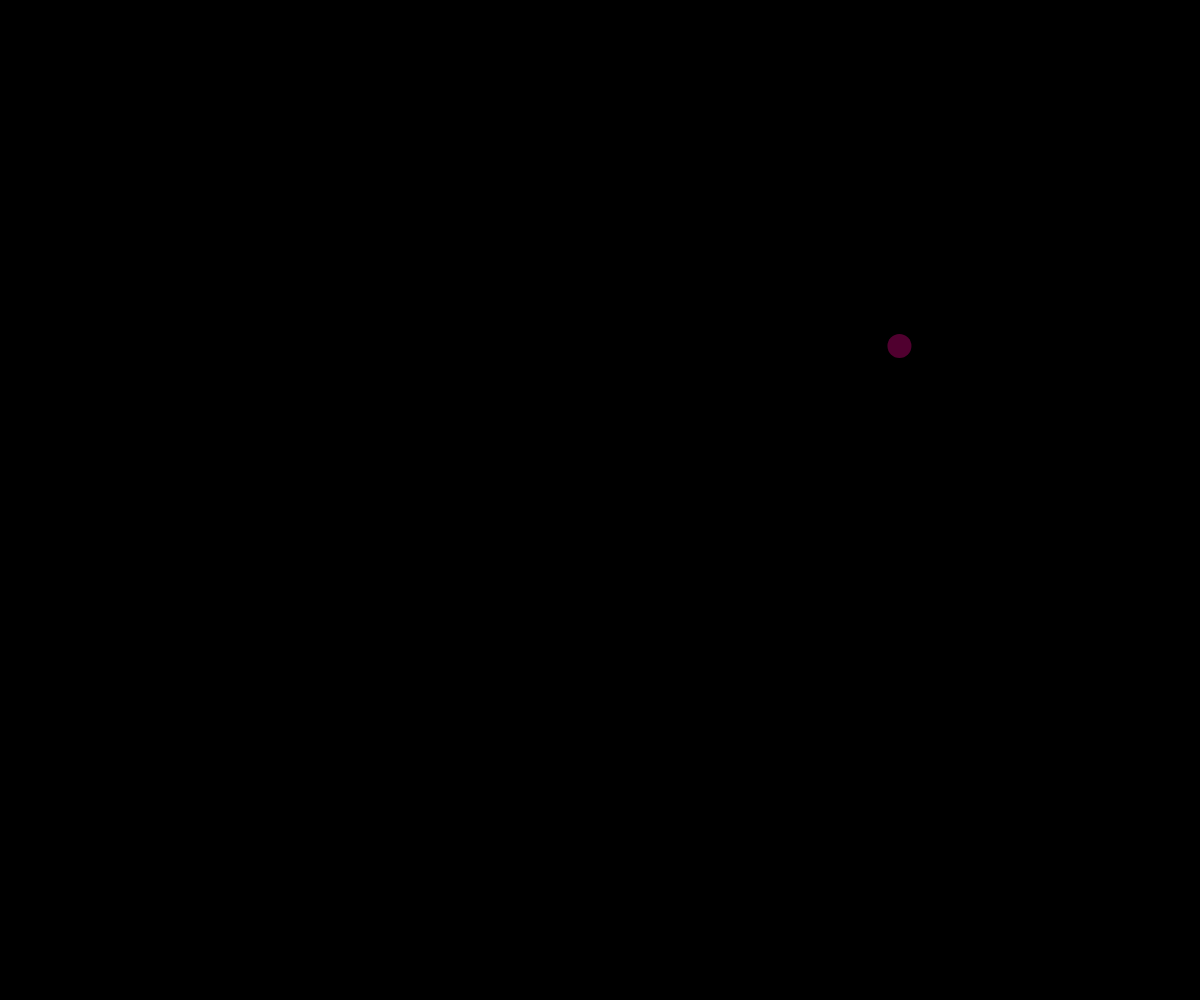
Frame 1 (no input)
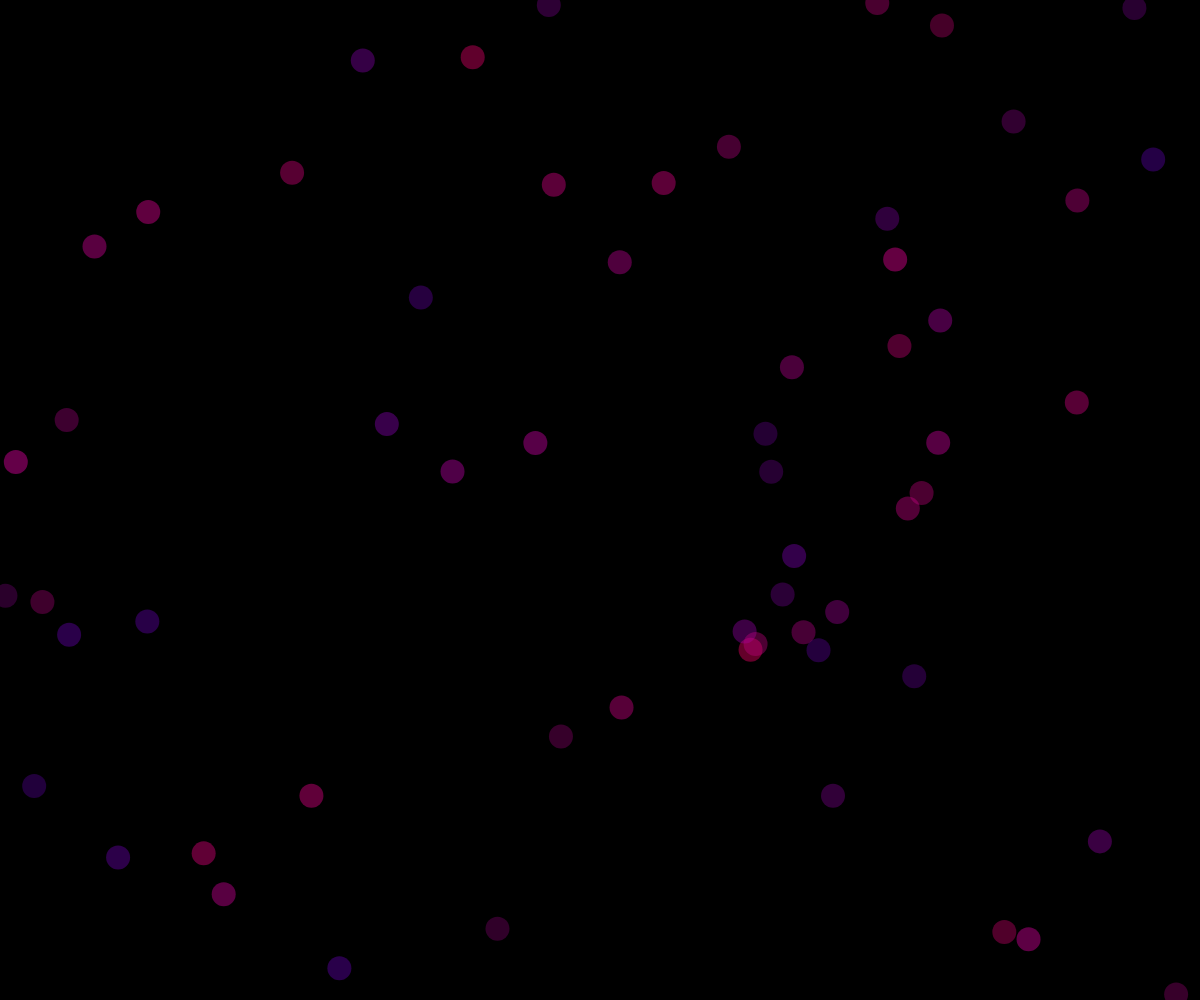
Frame 60 (no input)
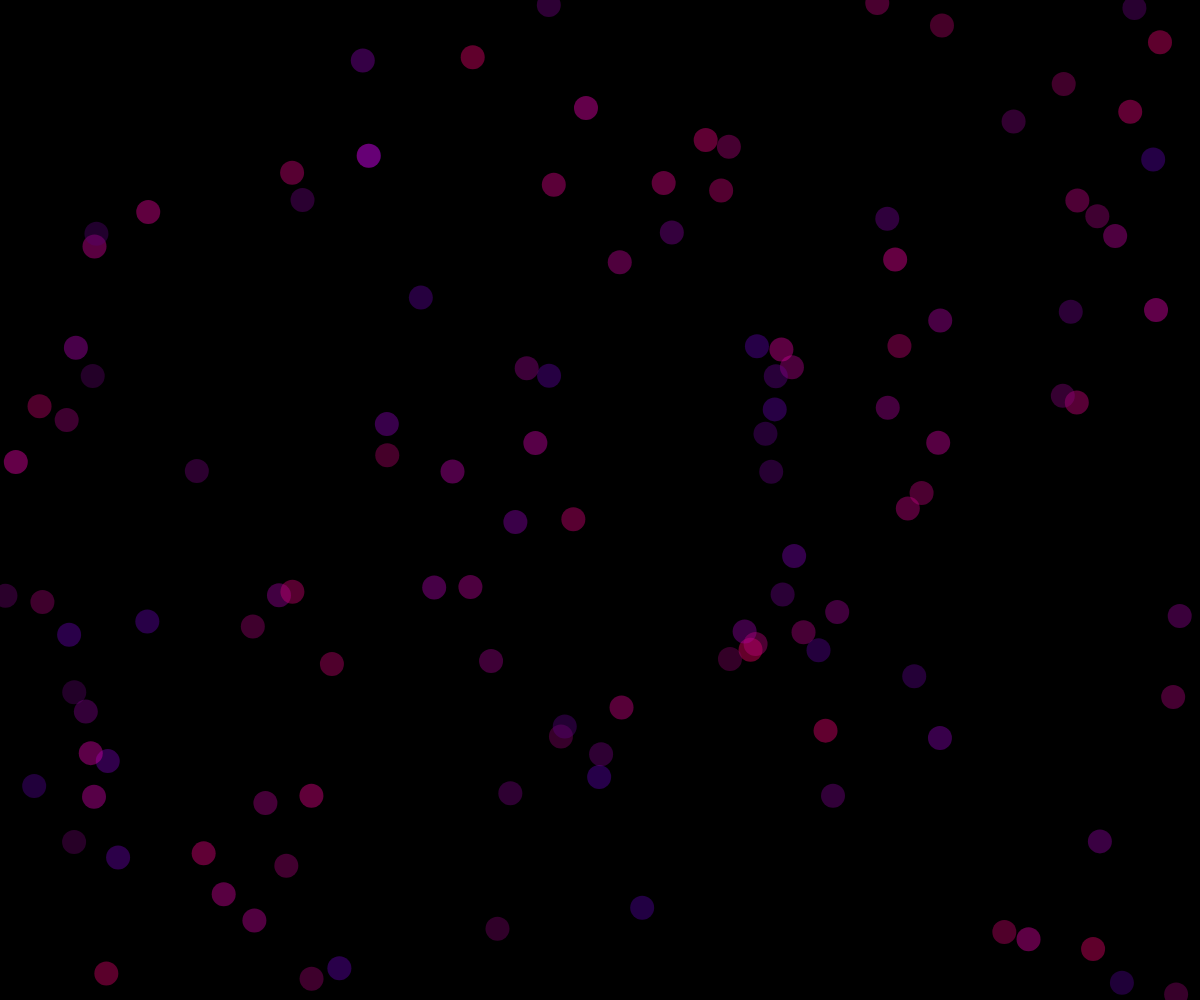
Frame 120 (the mouse pressed at the canvas centre since frame 60)

The p5.js sketch that drew these frames (run headless with seeded random() and noise() and a simulated clock; from frame 60 on, the mouse is pressed at the canvas centre):

// p5.js sketch
// ── sketch.js
var p={
  x:100,
  y:50
};
var col={
r:255,
g:0,
b:0
};

function setup() {
  createCanvas(window.innerWidth,window.innerHeight);
  background(0);
}

function draw() {
  col.r=random(80,255);
  col.g=0;
  col.b=random(100,190);
  p.x=random(0,width);
  p.y=random(0,height);
  noStroke();
  fill(col.r,col.g,col.b,100);
  ellipse(p.x,p.y,24,24);
  
  
}
